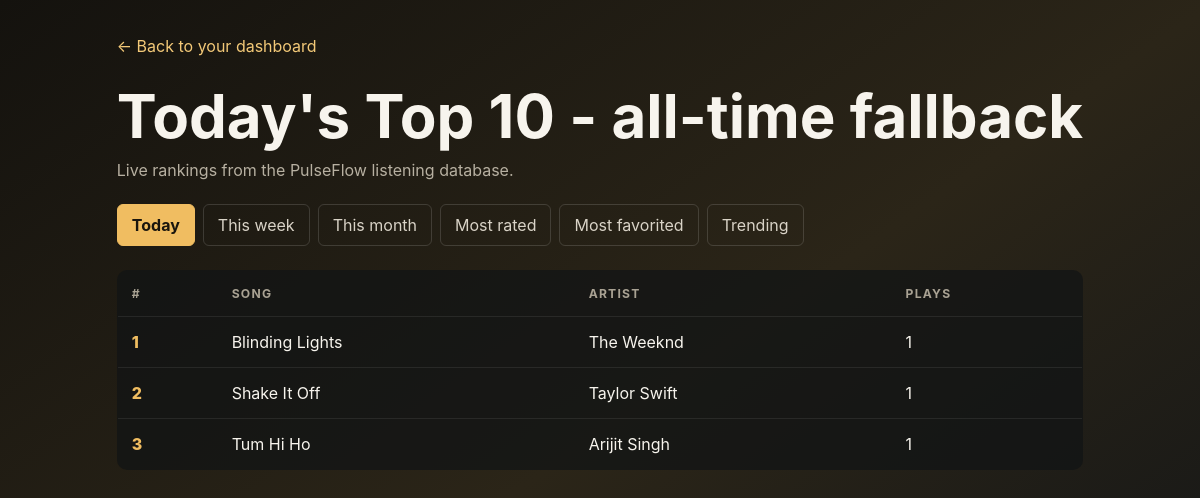
The app's page /backend/charts.php?period=today (signed in) with its own data.
### tables this page shows
CREATE TABLE `tracks` (
  `track_id` int NOT NULL,
  `album_id` int NOT NULL,
  `title` varchar(200) NOT NULL,
  `duration_seconds` int DEFAULT NULL,
  `explicit` tinyint(1) DEFAULT '0',
  `track_number` int DEFAULT NULL
);

### backend/functions.php (called while the page is built, shortened)
<?php
function e(?string $value): string
{
    return htmlspecialchars($value ?? '', ENT_QUOTES, 'UTF-8');
}

### backend/charts.php (the view, shortened to what this page needs)
<?php
require_once __DIR__ . '/functions.php';
$period = $_GET['period'] ?? 'week';
$periods = ['today' => ['Today\'s Top 10', 'today_plays'], 'week' => ['This Week\'s Top 10', 'week_plays'], 'month' => ['This Month\'s Top 10', 'month_plays']];
$chartRows = [];
try {
    if (isset($periods[$period])) {
        [$heading, $metric] = $periods[$period];
        $stmt = $pdo->query("SELECT track_id, title, COALESCE(artist_names, artist_name) AS artist_name, $metric AS plays
            FROM vw_track_chart_metrics WHERE $metric > 0 ORDER BY plays DESC, title LIMIT 10");
        $chartRows = $stmt->fetchAll();
    } elseif ($period === 'rated') {
        $heading = 'Most Rated';
        $stmt = $pdo->query("SELECT track_id, title, COALESCE(artist_names, artist_name) AS artist_name, average_rating AS score, rating_count AS votes FROM vw_track_chart_metrics WHERE rating_count > 0 ORDER BY votes DESC, score DESC, title LIMIT 10");
        $chartRows = $stmt->fetchAll();
    } elseif ($period === 'favorited') {
        $heading = 'Most Favorited';
        $stmt = $pdo->query("SELECT track_id, title, COALESCE(artist_names, artist_name) AS artist_name, favorite_count AS favorites FROM vw_track_chart_metrics WHERE favorite_count > 0 ORDER BY favorites DESC, title LIMIT 10");
        $chartRows = $stmt->fetchAll();
    }
} catch (PDOException $exception) {
    if (isset($periods[$period])) {
        [$heading] = $periods[$period];
        $days = ['today' => 1, 'week' => 7, 'month' => 30][$period];
        $stmt = $pdo->query("SELECT t.track_id, t.title, ar.artist_name, COUNT(sh.stream_id) AS plays
            FROM tracks t JOIN albums al ON al.album_id = t.album_id JOIN artists ar ON ar.artist_id = al.artist_id
            LEFT JOIN stream_history sh ON sh.track_id = t.track_id AND sh.played_at >= CURRENT_TIMESTAMP - INTERVAL $days DAY
            GROUP BY t.track_id, t.title, ar.artist_name HAVING plays > 0 ORDER BY plays DESC, t.title LIMIT 10");
        $chartRows = $stmt->fetchAll();
    } elseif ($period === 'rated') {
        $heading = 'Most Rated';
        $stmt = $pdo->query('SELECT t.track_id, t.title, ar.artist_name, AVG(r.rating) AS score, COUNT(r.user_id) AS votes FROM tracks t JOIN albums al ON al.album_id = t.album_id JOIN artists ar ON ar.artist_id = al.artist_id JOIN ratings r ON r.track_id = t.track_id GROUP BY t.track_id, t.title, ar.artist_name HAVING votes > 0 ORDER BY votes DESC, score DESC, t.title LIMIT 10');
        $chartRows = $stmt->fetchAll();
    } elseif ($period === 'favorited') {
        $heading = 'Most Favorited';
        $stmt = $pdo->query('SELECT t.track_id, t.title, ar.artist_name, COUNT(f.user_id) AS favorites FROM tracks t JOIN albums al ON al.album_id = t.album_id JOIN artists ar ON ar.artist_id = al.artist_id JOIN favorites f ON f.track_id = t.track_id GROUP BY t.track_id, t.title, ar.artist_name HAVING favorites > 0 ORDER BY favorites DESC, t.title LIMIT 10');
        $chartRows = $stmt->fetchAll();
    } else {
        $period = 'trending';
        $heading = 'Fastest Trending';
        $stmt = $pdo->query("SELECT t.track_id, t.title, ar.artist_name,
                SUM(CASE WHEN sh.played_at >= CURRENT_TIMESTAMP - INTERVAL 7 DAY THEN 1 ELSE 0 END) AS recent_plays,
                SUM(CASE WHEN sh.played_at < CURRENT_TIMESTAMP - INTERVAL 7 DAY THEN 1 ELSE 0 END) AS previous_plays,
                ROUND((SUM(CASE WHEN sh.played_at >= CURRENT_TIMESTAMP - INTERVAL 7 DAY THEN 1 ELSE 0 END) - SUM(CASE WHEN sh.played_at < CURRENT_TIMESTAMP - INTERVAL 7 DAY THEN 1 ELSE 0 END)) / GREATEST(SUM(CASE WHEN sh.played_at < CURRENT_TIMESTAMP - INTERVAL 7 DAY THEN 1 ELSE 0 END), 1) * 100, 0) AS growth_percent
            FROM tracks t JOIN albums al ON al.album_id = t.album_id JOIN artists ar ON ar.artist_id = al.artist_id
            JOIN stream_history sh ON sh.track_id = t.track_id AND sh.played_at >= CURRENT_TIMESTAMP - INTERVAL 14 DAY
            GROUP BY t.track_id, t.title, ar.artist_name HAVING recent_plays > 0 ORDER BY growth_percent DESC, recent_plays DESC, t.title LIMIT 10");
        $chartRows = $stmt->fetchAll();
    }
}
if (!$chartRows) {
    $heading .= ' - all-time fallback';
    $fallbackChart = $pdo->query('SELECT t.track_id, t.title, ar.artist_name, COUNT(sh.stream_id) AS plays FROM tracks t JOIN albums al ON al.album_id = t.album_id JOIN artists ar ON ar.artist_id = al.artist_id LEFT JOIN stream_history sh ON sh.track_id = t.track_id GROUP BY t.track_id, t.title, ar.artist_name HAVING plays > 0 ORDER BY plays DESC, t.title LIMIT 10');
    $chartRows = $fallbackChart->fetchAll();
}
$links = ['today' => 'Today', 'week' => 'This week', 'month' => 'This month', 'rated' => 'Most rated', 'favorited' => 'Most favorited', 'trending' => 'Trending'];
?>
<!doctype html><html lang="en"><head><link rel="stylesheet" href="../frontend/user-dashbord.css"><link rel="stylesheet" href="../frontend/reporting.css">
</style></head><body><main class="charts"><a class="back" href="user-dashbord.php">&larr; Back to your dashboard</a><h1><?php echo e($heading); ?></h1><p class="muted">Live rankings from the PulseFlow listening database.</p><nav class="tabs"><?php foreach($links as $key=>$label): ?><a class="<?php echo $period === $key ? 'active' : ''; ?>" href="charts.php?period=<?php echo e($key); ?>"><?php echo e($label); ?></a><?php endforeach; ?></nav><table class="chart"><thead><tr><th>#</th><th>Song</th><th>Artist</th><th><?php echo $period === 'trending' ? 'Last 7 days' : ($period === 'rated' ? 'Rating' : ($period === 'favorited' ? 'Favorites' : 'Plays')); ?></th><?php if($period === 'trending'): ?><th>Growth</th><?php endif; ?></tr></thead><tbody><?php foreach($chartRows as $index=>$row): ?><tr><td class="rank"><?php echo $index + 1; ?></td><td><?php echo e($row['title']); ?></td><td><?php echo e($row['artist_name']); ?></td><td><?php echo $period === 'rated' ? number_format((float)$row['score'], 1) . ' / 5' : ($period === 'trending' ? (int)$row['recent_plays'] : (int)($row['plays'] ?? $row['favorites'] ?? 0)); ?></td><?php if($period === 'trending'): ?><td class="<?php echo (int)$row['growth_percent'] >= 0 ? 'up' : 'down'; ?>"><?php echo (int)$row['growth_percent'] >= 0 ? '&uarr;' : '&darr;'; ?> <?php echo abs((int)$row['growth_percent']); ?>%</td><?php endif; ?></tr><?php endforeach; ?><?php if(!$chartRows): ?><tr><td colspan="5" class="muted">No chart data yet.</td></tr><?php endif; ?></tbody></table></main></body></html>

### frontend/user-dashbord.css (style rules this page uses)
:root { --bg-black: #000000; --bg-dark-grey: #121212; --bg-light-grey: #242424; --bg-card: #181818; --text-white: #ffffff; --text-muted: #b3b3b3; --spotify-green: #1ed760; --bg-soft: #1f1f1f; --border: rgba(255, 255, 255, 0.08); }
* { margin: 0; padding: 0; box-sizing: border-box; font-family: 'Inter', 'Helvetica Neue', Helvetica, Arial, sans-serif; }
html, body { height: 100%; }
body { background: linear-gradient(180deg, #1a1a1a 0%, var(--bg-dark-grey) 20%, var(--bg-black) 100%); color: var(--text-white); display: flex; flex-direction: column; overflow: hidden; }
button, a { font: inherit; }
html, body { min-width: 1100px; }
body { overflow-x: auto !important; }

### backend/charts.php (style rules this page uses)
body { min-height:100vh;background:linear-gradient(145deg,#14120e,#2b2518 52%,#111417);color:#f7f4ed }
.charts { max-width:1080px;margin:0 auto;padding:36px 24px }
.back { color:#f3c978;text-decoration:none }
.charts h1 { font-size:clamp(2rem,5vw,4rem);margin:24px 0 8px }
.muted { color:#b7b0a1 }
.tabs { display:flex;gap:8px;flex-wrap:wrap;margin:24px 0 }
.tabs a { padding:10px 14px;border:1px solid rgba(255,255,255,.14);border-radius:6px;text-decoration:none;color:#d9d3c7 }
.tabs a.active { background:#f0bd61;color:#19150d;border-color:#f0bd61;font-weight:700 }
.chart { width:100%;border-collapse:collapse;background:rgba(17,19,20,.7);border:1px solid rgba(255,255,255,.1);border-radius:10px;overflow:hidden }
.chart th,.chart td { text-align:left;padding:15px 14px;border-bottom:1px solid rgba(255,255,255,.08) }
.chart th { color:#a9a293;font-size:.76rem;text-transform:uppercase;letter-spacing:.1em }
.rank { color:#f0bd61;font-weight:800 }

### records on screen
tracks: title "Blinding Lights", artist_name "The Weeknd", plays "1"
tracks: title "Shake It Off", artist_name "Taylor Swift", plays "1"
tracks: title "Tum Hi Ho", artist_name "Arijit Singh", plays "1"

### other values on screen
$heading "Today's Top 10 - all-time fallback"
$label "Today"
$label "This week"
$label "This month"
$label "Most rated"
$label "Most favorited"
$label "Trending"
